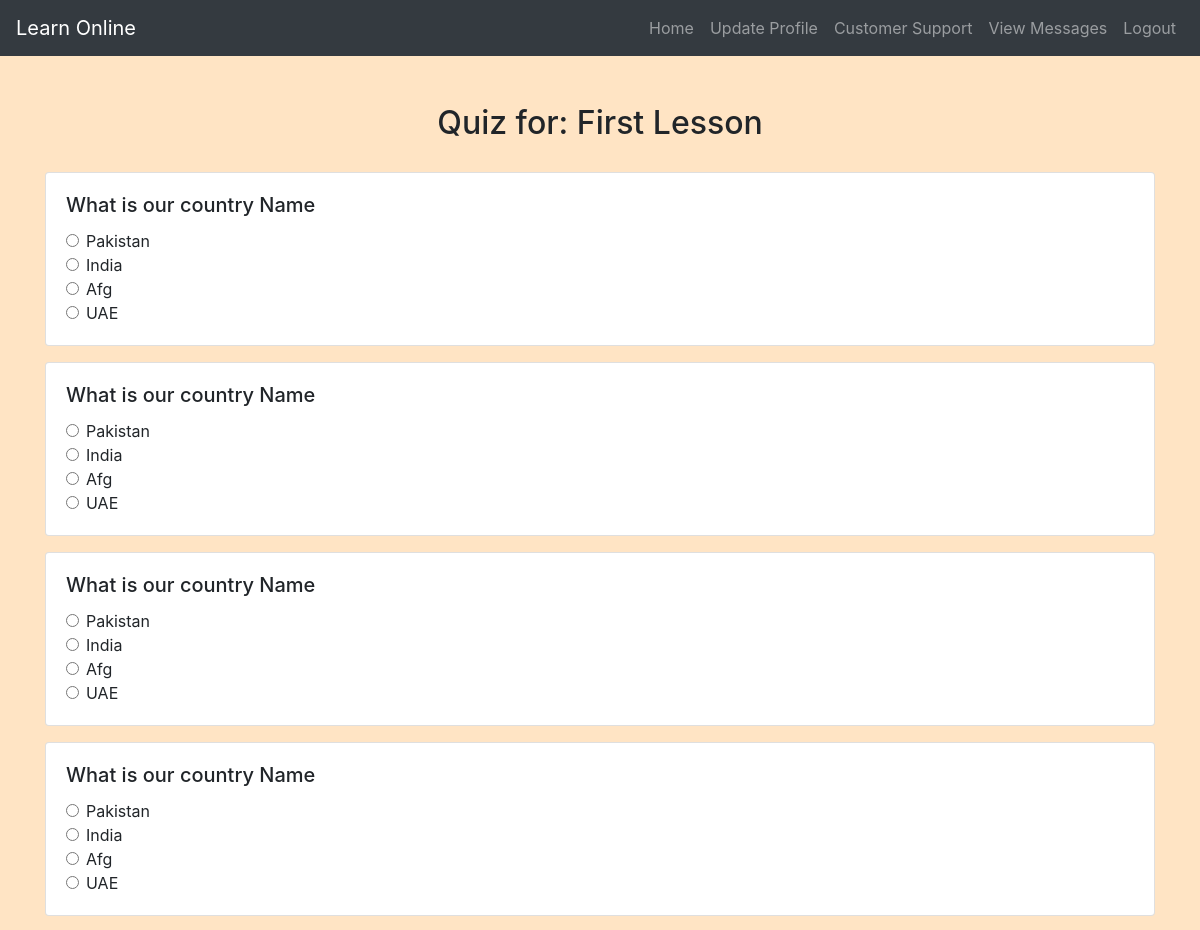
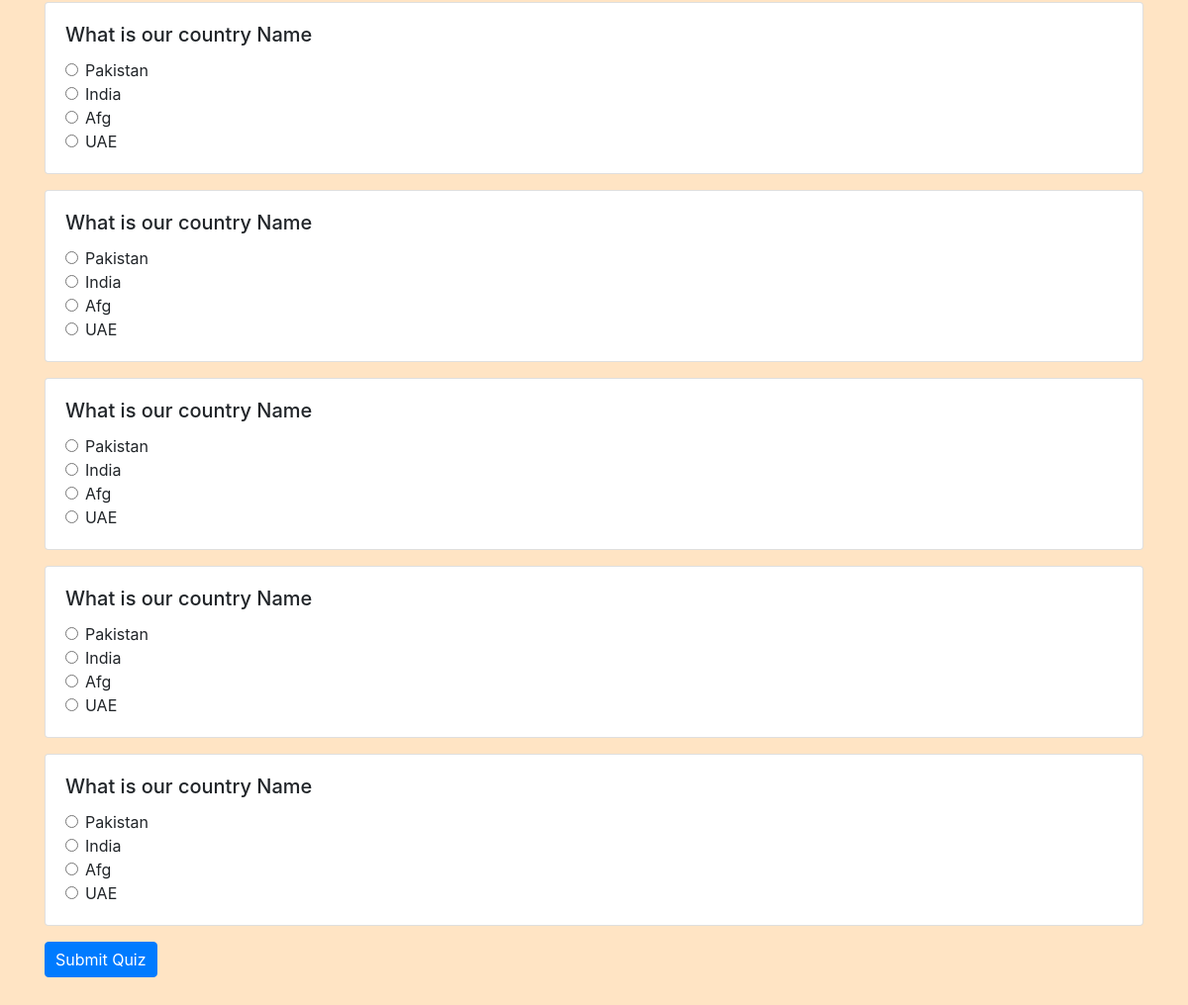
Screenshot of /take_quiz.php?lesson_id=1 (signed in) with the database file from the repository (2 pictures, top to bottom).
### tables this page shows
CREATE TABLE `lessons` (
  `lesson_id` int(11) NOT NULL,
  `title` varchar(255) NOT NULL,
  `description` text NOT NULL,
  `file_path` varchar(255) NOT NULL,
  `created_at` datetime DEFAULT current_timestamp(),
  `updated_at` datetime DEFAULT current_timestamp() ON UPDATE current_timestamp()
);

CREATE TABLE `exercises` (
  `exercise_id` int(11) NOT NULL,
  `lesson_id` int(11) DEFAULT NULL,
  `question_text` text NOT NULL,
  `option_one` varchar(255) NOT NULL,
  `option_two` varchar(255) NOT NULL,
  `option_three` varchar(255) NOT NULL,
  `option_four` varchar(255) NOT NULL,
  `correct_option` int(11) NOT NULL,
  `created_at` datetime DEFAULT current_timestamp(),
  `updated_at` datetime DEFAULT current_timestamp() ON UPDATE current_timestamp()
);

### take_quiz.php (the view, shortened to what this page needs)
<?php
include('config.php');
$lesson_id = $_GET['lesson_id'];
$stmt = $conn->prepare("SELECT title FROM lessons WHERE lesson_id = ?");
$stmt->bind_param("i", $lesson_id);
$stmt->execute();
$result = $stmt->get_result();
$lesson = $result->fetch_assoc();
$exercises_result = $conn->query("SELECT * FROM exercises WHERE lesson_id = $lesson_id ORDER BY created_at DESC");
?>
<!DOCTYPE html>
<html>
<head>
    <link rel="stylesheet" href="https://maxcdn.bootstrapcdn.com/bootstrap/4.5.2/css/bootstrap.min.css">
    <link rel="stylesheet" href="./css/style.css">
</head>
<body>
<?php include('navbar.php'); ?>
<div class="container mt-5 mb-5">
    <h2>Quiz for: <?php echo htmlspecialchars($lesson['title']); ?></h2>
    <form action="submit_quiz.php" method="POST">
        <?php while ($exercise = $exercises_result->fetch_assoc()): ?>
            <div class="card mb-3">
                <div class="card-body">
                    <h5 class="card-title"><?php echo htmlspecialchars($exercise['question_text']); ?></h5>
                    <div class="form-check">
                        <input class="form-check-input" type="radio" name="answer_<?php echo $exercise['exercise_id']; ?>" value="1" required>
                        <label class="form-check-label"><?php echo htmlspecialchars($exercise['option_one']); ?></label>
                    </div>
                    <div class="form-check">
                        <input class="form-check-input" type="radio" name="answer_<?php echo $exercise['exercise_id']; ?>" value="2" required>
                        <label class="form-check-label"><?php echo htmlspecialchars($exercise['option_two']); ?></label>
                    </div>
                    <div class="form-check">
                        <input class="form-check-input" type="radio" name="answer_<?php echo $exercise['exercise_id']; ?>" value="3" required>
                        <label class="form-check-label"><?php echo htmlspecialchars($exercise['option_three']); ?></label>
                    </div>
                    <div class="form-check">
                        <input class="form-check-input" type="radio" name="answer_<?php echo $exercise['exercise_id']; ?>" value="4" required>
                        <label class="form-check-label"><?php echo htmlspecialchars($exercise['option_four']); ?></label>
                    </div>
                </div>
            </div>
        <?php endwhile; ?>
        <button type="submit" class="btn btn-primary">Submit Quiz</button>
    </form>
</div>
</body>
</html>

### navbar.php (shortened to what this page needs)
<nav class="navbar navbar-expand-lg navbar-dark bg-dark">
    <a class="navbar-brand" href="home.php">Learn Online</a>
    <div class="collapse navbar-collapse" id="navbarNav">
        <ul class="navbar-nav ml-auto">
            <?php
            if (isset($_SESSION["id"]) && !empty($_SESSION["id"])) {
                echo '<li class="nav-item"><a class="nav-link" href="home.php">Home</a></li>';
                echo '<li class="nav-item"><a class="nav-link" href="update_profile.php">Update Profile</a></li>';
                echo '<li class="nav-item"><a class="nav-link" href="contact_support.php">Customer Support</a></li>';
                echo '<li class="nav-item"><a class="nav-link" href="view_messages.php">View Messages</a></li>';
                echo '<li class="nav-item"><a class="nav-link" href="logout.php">Logout</a></li>';
            } else {
                echo '<li class="nav-item"><a class="nav-link" href="register.php">Register</a></li>';
                echo '<li class="nav-item"><a class="nav-link" href="login.php">Login</a></li>';
                echo '<li class="nav-item"><a class="nav-link" href="./admin/admin_login.php">Admin Login</a></li>';
            }
            ?>
        </ul>
    </div>
</nav>

### css/style.css (style rules this page uses)
body { background-color: bisque; }
h1, h2, h3, h4 { text-align: center; margin-top: 30px; margin-bottom: 30px; }
.btn-primary { padding: 5px 10px; }

### rows the page displays
lessons: title "First Lesson"
exercises: question_text "What is our country Name", option_one "Pakistan", option_two "India", option_three "Afg", option_four "UAE"
exercises: question_text "What is our country Name", option_one "Pakistan", option_two "India", option_three "Afg", option_four "UAE"
exercises: question_text "What is our country Name", option_one "Pakistan", option_two "India", option_three "Afg", option_four "UAE"
exercises: question_text "What is our country Name", option_one "Pakistan", option_two "India", option_three "Afg", option_four "UAE"
exercises: question_text "What is our country Name", option_one "Pakistan", option_two "India", option_three "Afg", option_four "UAE"
exercises: question_text "What is our country Name", option_one "Pakistan", option_two "India", option_three "Afg", option_four "UAE"
exercises: question_text "What is our country Name", option_one "Pakistan", option_two "India", option_three "Afg", option_four "UAE"
exercises: question_text "What is our country Name", option_one "Pakistan", option_two "India", option_three "Afg", option_four "UAE"
exercises: question_text "What is our country Name", option_one "Pakistan", option_two "India", option_three "Afg", option_four "UAE"
